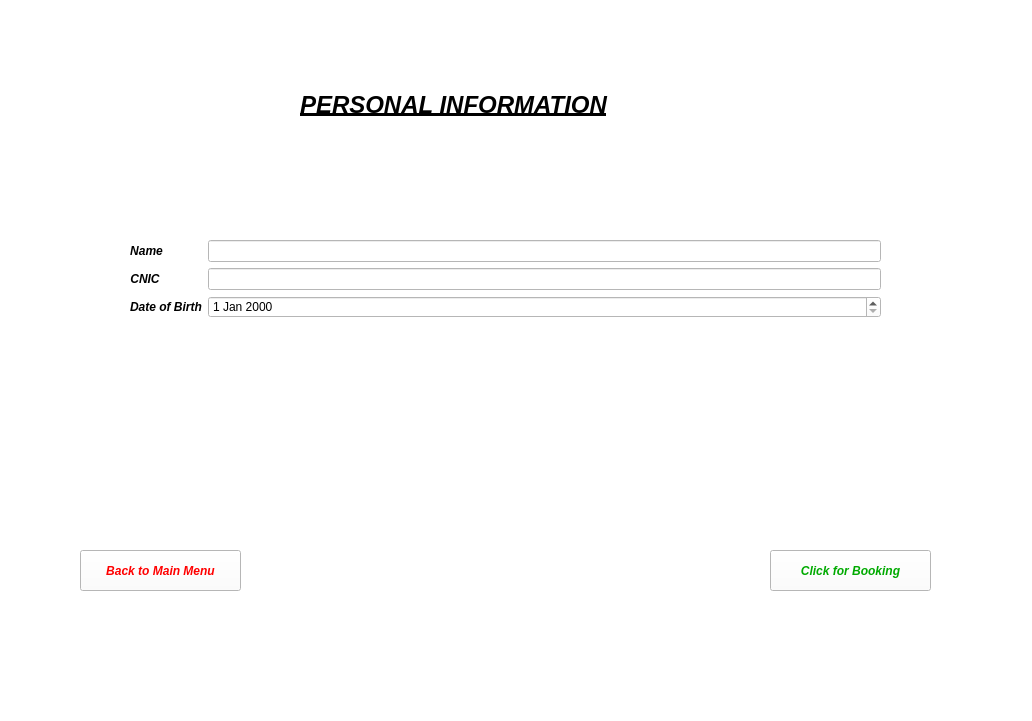
<?xml version="1.0" encoding="UTF-8"?>
<ui version="4.0">
 <class>Form</class>
 <widget class="QWidget" name="Form">
  <property name="geometry">
   <rect>
    <x>0</x>
    <y>0</y>
    <width>1032</width>
    <height>721</height>
   </rect>
  </property>
  <property name="windowTitle">
   <string>Form</string>
  </property>
  <property name="styleSheet">
   <string notr="true">background-color: rgb(255, 255, 255);</string>
  </property>
  <widget class="QLabel" name="label">
   <property name="geometry">
    <rect>
     <x>300</x>
     <y>80</y>
     <width>411</width>
     <height>51</height>
    </rect>
   </property>
   <property name="font">
    <font>
     <pointsize>14</pointsize>
     <italic>true</italic>
     <bold>true</bold>
     <underline>true</underline>
    </font>
   </property>
   <property name="text">
    <string>&lt;html&gt;&lt;head/&gt;&lt;body&gt;&lt;p&gt;&lt;span style=&quot; font-size:18pt; color:#000000;&quot;&gt;PERSONAL INFORMATION&lt;/span&gt;&lt;/p&gt;&lt;/body&gt;&lt;/html&gt;</string>
   </property>
  </widget>
  <widget class="QWidget" name="formLayoutWidget">
   <property name="geometry">
    <rect>
     <x>130</x>
     <y>240</y>
     <width>751</width>
     <height>121</height>
    </rect>
   </property>
   <layout class="QFormLayout" name="formLayout">
    <item row="0" column="0">
     <widget class="QLabel" name="nameLabel">
      <property name="font">
       <font>
        <italic>true</italic>
        <bold>true</bold>
       </font>
      </property>
      <property name="styleSheet">
       <string notr="true">color: rgb(255, 255, 255);</string>
      </property>
      <property name="text">
       <string>&lt;html&gt;&lt;head/&gt;&lt;body&gt;&lt;p align=&quot;center&quot;&gt;&lt;span style=&quot; color:#000000;&quot;&gt;Name&lt;/span&gt;&lt;/p&gt;&lt;/body&gt;&lt;/html&gt;</string>
      </property>
      <property name="wordWrap">
       <bool>false</bool>
      </property>
     </widget>
    </item>
    <item row="0" column="1">
     <widget class="QLineEdit" name="name"/>
    </item>
    <item row="1" column="0">
     <widget class="QLabel" name="cNICLabel">
      <property name="font">
       <font>
        <italic>true</italic>
        <bold>true</bold>
       </font>
      </property>
      <property name="text">
       <string>&lt;html&gt;&lt;head/&gt;&lt;body&gt;&lt;p align=&quot;center&quot;&gt;&lt;span style=&quot; color:#000000;&quot;&gt;CNIC&lt;/span&gt;&lt;/p&gt;&lt;/body&gt;&lt;/html&gt;</string>
      </property>
     </widget>
    </item>
    <item row="2" column="0">
     <widget class="QLabel" name="dateOfBirthLabel">
      <property name="font">
       <font>
        <italic>true</italic>
        <bold>true</bold>
       </font>
      </property>
      <property name="text">
       <string>&lt;html&gt;&lt;head/&gt;&lt;body&gt;&lt;p&gt;&lt;span style=&quot; color:#000000;&quot;&gt;Date of Birth&lt;/span&gt;&lt;/p&gt;&lt;/body&gt;&lt;/html&gt;</string>
      </property>
     </widget>
    </item>
    <item row="2" column="1">
     <widget class="QDateEdit" name="dateOfBirth"/>
    </item>
    <item row="1" column="1">
     <widget class="QLineEdit" name="cnic"/>
    </item>
   </layout>
  </widget>
  <widget class="QPushButton" name="BookingButton">
   <property name="geometry">
    <rect>
     <x>770</x>
     <y>550</y>
     <width>161</width>
     <height>41</height>
    </rect>
   </property>
   <property name="font">
    <font>
     <pointsize>9</pointsize>
     <italic>true</italic>
     <bold>true</bold>
     <strikeout>false</strikeout>
    </font>
   </property>
   <property name="styleSheet">
    <string notr="true">color: rgb(0, 170, 0);
background-color: rgb(255, 255, 255);
font: 700 italic 9pt &quot;Segoe UI&quot;;</string>
   </property>
   <property name="text">
    <string>Click for Booking</string>
   </property>
  </widget>
  <widget class="QPushButton" name="BackToMainButton">
   <property name="geometry">
    <rect>
     <x>80</x>
     <y>550</y>
     <width>161</width>
     <height>41</height>
    </rect>
   </property>
   <property name="font">
    <font>
     <pointsize>9</pointsize>
     <italic>true</italic>
     <bold>true</bold>
    </font>
   </property>
   <property name="styleSheet">
    <string notr="true">color: rgb(255, 0, 0);
background-color: rgb(255, 255, 255);
font: 700 italic 9pt &quot;Segoe UI&quot;;</string>
   </property>
   <property name="text">
    <string>Back to Main Menu</string>
   </property>
  </widget>
  <widget class="QLabel" name="label_2">
   <property name="geometry">
    <rect>
     <x>60</x>
     <y>70</y>
     <width>1031</width>
     <height>721</height>
    </rect>
   </property>
   <property name="text">
    <string/>
   </property>
   <property name="pixmap">
    <pixmap>LOGOtrain.png</pixmap>
   </property>
   <property name="scaledContents">
    <bool>false</bool>
   </property>
  </widget>
  <zorder>label_2</zorder>
  <zorder>label</zorder>
  <zorder>formLayoutWidget</zorder>
  <zorder>BookingButton</zorder>
  <zorder>BackToMainButton</zorder>
 </widget>
 <resources/>
 <connections/>
</ui>
